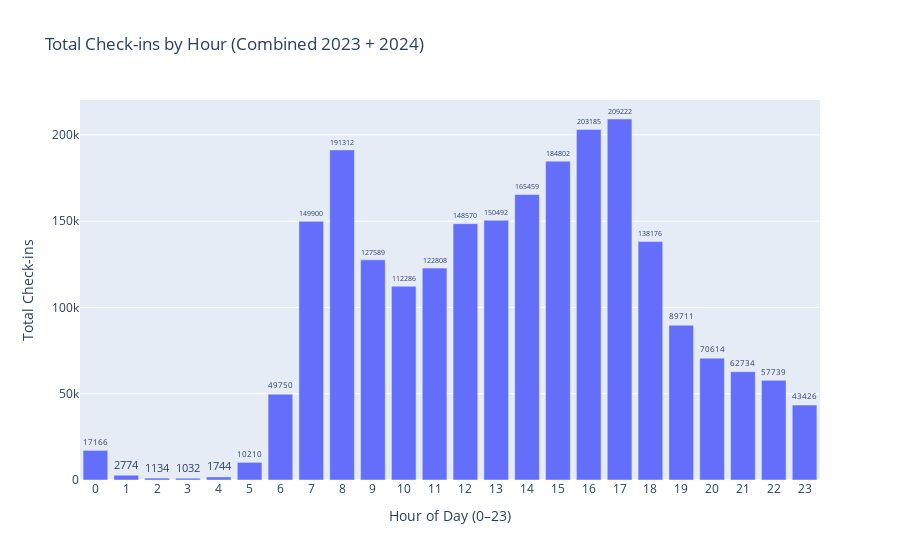
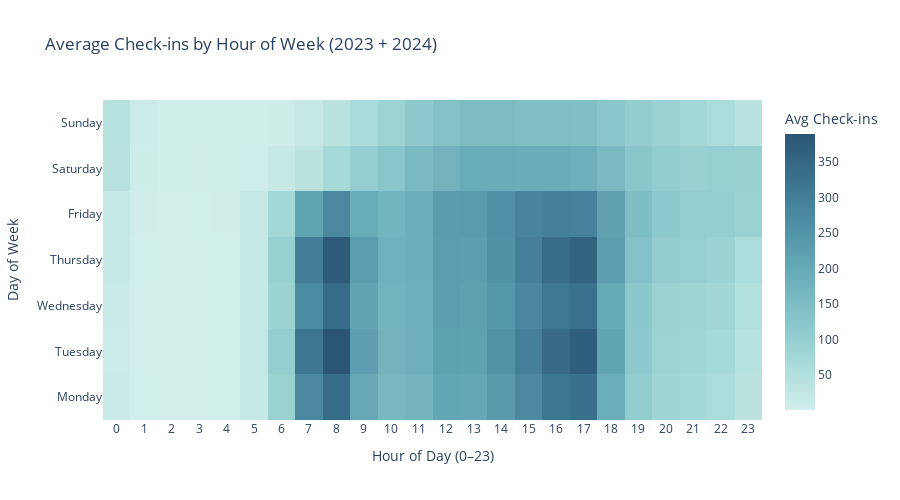

These figures' notebook cell, in order:
### Code cell
import pandas as pd
import numpy as np
import plotly.express as px
import plotly.graph_objects as go
import matplotlib.pyplot as plt
from scipy import stats

df23 = pd.read_csv(r"C:\Users\inika\OneDrive\Έγγραφα\MSc TIL\Y1\TIL6022\Instappers_per_uur_export_2023.csv")
df24 = pd.read_csv(r"C:\Users\inika\OneDrive\Έγγραφα\MSc TIL\Y1\TIL6022\Instappers_per_uur_export_V3_2024.csv") 

df23["Datum"] = pd.to_datetime(df23["Datum"], format="%d/%m/%Y")
df24["Datum"] = pd.to_datetime(df24["Datum"], format="%d-%m-%Y")

for df in (df23, df24):
    df["Uur"] = df["Uur"].astype(int)
    df["Aantal_check_ins"] = pd.to_numeric(df["Aantal_check_ins"], errors="coerce")

df = pd.concat([df23, df24], ignore_index=True)

df["weekday"] = df["Datum"].dt.weekday  # 0=Mon, 6=Sun
df["weekday_name"] = df["Datum"].dt.day_name()
df["hour_of_week"] = df["weekday"] * 24 + df["Uur"]  # 0-167


hour_totals = df.groupby("Uur", as_index=False)["Aantal_check_ins"].sum().sort_values("Uur")

fig = px.bar(hour_totals, x="Uur", y="Aantal_check_ins",
             labels={"Uur": "Hour of Day (0–23)", "Aantal_check_ins": "Total Check-ins"},
             title="Total Check-ins by Hour (Combined 2023 + 2024)")

fig.update_xaxes(tickmode="array",
                 tickvals=list(range(24)),
                 ticktext=[str(h) for h in range(24)],
                 range=[-0.5, 23.5])

fig.update_traces(text=hour_totals["Aantal_check_ins"].round(0).astype(int),
                  textposition="outside",
                  cliponaxis=False)

fig.show()

plt.figure(figsize=(12, 6))
plt.bar(hour_totals["Uur"], hour_totals["Aantal_check_ins"], color="#2a9d8f", width=0.8)
plt.xticks(range(0, 24))
plt.xlabel("Hour of Day (0–23)", fontsize=12)
plt.ylabel("Total Check-ins", fontsize=12)
plt.title("Total Check-ins by Hour (Combined 2023 + 2024)", fontsize=14, fontweight="bold")
plt.grid(axis='y', alpha=0.3, linestyle='--')
plt.tight_layout()
plt.show()

heatmap_data = df.groupby(["weekday", "Uur"], as_index=False)["Aantal_check_ins"].mean()

heatmap_pivot = heatmap_data.pivot(index="weekday", columns="Uur", values="Aantal_check_ins")

weekday_labels = ["Monday", "Tuesday", "Wednesday", "Thursday", "Friday", "Saturday", "Sunday"]
heatmap_pivot.index = [weekday_labels[i] for i in heatmap_pivot.index]

fig_heatmap = go.Figure(data=go.Heatmap(
    z=heatmap_pivot.values,
    x=heatmap_pivot.columns,
    y=heatmap_pivot.index,
    colorscale="Teal",
    colorbar=dict(title="Avg Check-ins")
))

fig_heatmap.update_layout(
    title="Average Check-ins by Hour of Week (2023 + 2024)",
    xaxis_title="Hour of Day (0–23)",
    yaxis_title="Day of Week",
    xaxis=dict(tickmode="linear", tick0=0, dtick=1),
    height=500
)

fig_heatmap.show()

peak_hours = [7, 8, 16, 17, 18]
df["is_peak"] = df["Uur"].isin(peak_hours)

df_dayhour = df.groupby(["Datum", "Uur", "is_peak"], as_index=False)["Aantal_check_ins"].sum()

peak_checkins = df_dayhour.loc[df_dayhour["is_peak"] == True, "Aantal_check_ins"]
offpeak_checkins = df_dayhour.loc[df_dayhour["is_peak"] == False, "Aantal_check_ins"]

avg_peak = peak_checkins.mean()
avg_offpeak = offpeak_checkins.mean()

t_stat, p_ttest = stats.ttest_ind(peak_checkins, offpeak_checkins)

u_stat, p_mannwhitney = stats.mannwhitneyu(peak_checkins, offpeak_checkins, alternative='two-sided')

bins = [0, df_dayhour["Aantal_check_ins"].quantile(0.33), 
        df_dayhour["Aantal_check_ins"].quantile(0.67), 
        df_dayhour["Aantal_check_ins"].max() + 1]
df_dayhour["checkin_category"] = pd.cut(df_dayhour["Aantal_check_ins"], bins=bins, labels=["Low", "Medium", "High"])

contingency = pd.crosstab(df_dayhour["is_peak"], df_dayhour["checkin_category"])
chi2_stat, p_chi2, dof, expected = stats.chi2_contingency(contingency)

print("="*60)
print("STATISTICAL SIGNIFICANCE TEST: Peak vs Off-Peak Hours")
print("="*60)
print(f"Peak hours defined as: {peak_hours}")
print(f"\nAverage check-ins during PEAK hours: {avg_peak:.2f}")
print(f"Average check-ins during OFF-PEAK hours: {avg_offpeak:.2f}")
print(f"Difference (Peak - Off-Peak): {avg_peak - avg_offpeak:.2f}")
print(f"\n--- Independent Samples t-test ---")
print(f"t-statistic: {t_stat:.4f}")
print(f"p-value: {p_ttest:.4e}")
print(f"Result: {'SIGNIFICANT' if p_ttest < 0.05 else 'NOT significant'} at α=0.05")
print(f"\n--- Mann-Whitney U test (non-parametric) ---")
print(f"U-statistic: {u_stat:.4f}")
print(f"p-value: {p_mannwhitney:.4e}")
print(f"Result: {'SIGNIFICANT' if p_mannwhitney < 0.05 else 'NOT significant'} at α=0.05")
print(f"\n--- Chi-squared test (categorical) ---")
print(f"Chi-squared statistic: {chi2_stat:.4f}")
print(f"p-value: {p_chi2:.4e}")
print(f"Degrees of freedom: {dof}")
print(f"Result: {'SIGNIFICANT' if p_chi2 < 0.05 else 'NOT significant'} at α=0.05")
print("="*60)

plt.figure(figsize=(10, 5))
plt.hist(peak_checkins, bins=30, alpha=0.6, label=f'Peak (μ={avg_peak:.1f})', color='#e76f51')
plt.hist(offpeak_checkins, bins=30, alpha=0.6, label=f'Off-Peak (μ={avg_offpeak:.1f})', color='#2a9d8f')
plt.xlabel('Check-ins per Hour', fontsize=12)
plt.ylabel('Frequency', fontsize=12)
plt.title('Distribution of Check-ins: Peak vs Off-Peak Hours', fontsize=14, fontweight='bold')
plt.legend()
plt.grid(axis='y', alpha=0.3)
plt.tight_layout()
plt.show()

### Figure 1 — Plotly figure (JSON) as saved in the notebook; plotly's stock layout.template omitted (floating-point values rounded to 4 significant figures)
{"data": [{"alignmentgroup": "True", "cliponaxis": false, "hovertemplate": "Hour of Day (0–23)=%{x}<br>Total Check-ins=%{y}<extra></extra>", "legendgroup": "", "marker": {"color": "#636efa", "pattern": {"shape": ""}}, "name": "", "offsetgroup": "", "orientation": "v", "showlegend": false, "text": [17166, 2774, 1134, 1032, 1744, 10210, 49750, 149900, 191312, 127589, 112286, 122808, 148570, 150492, 165459, 184802, 203185, 209222, 138176, 89711, 70614, 62734, 57739, 43426], "textposition": "outside", "type": "bar", "x": [0, 1, 2, 3, 4, 5, 6, 7, 8, 9, 10, 11, 12, 13, 14, 15, 16, 17, 18, 19, 20, 21, 22, 23], "xaxis": "x", "y": [17170.0, 2774.0, 1134.0, 1032.0, 1744.0, 10210.0, 49750.0, 149900.0, 191300.0, 127589, 112300.0, 122800.0, 148600.0, 150492, 165500.0, 184800.0, 203200.0, 209200.0, 138200.0, 89710.0, 70610.0, 62730.0, 57740.0, 43426], "yaxis": "y"}], "layout": {"barmode": "relative", "legend": {"tracegroupgap": 0}, "title": {"text": "Total Check-ins by Hour (Combined 2023 + 2024)"}, "xaxis": {"anchor": "y", "domain": [0, 1], "range": [-0.5, 23.5], "tickmode": "array", "ticktext": ["0", "1", "2", "3", "4", "5", "6", "7", "8", "9", "10", "11", "12", "13", "14", "15", "16", "17", "18", "19", "20", "21", "22", "23"], "tickvals": [0, 1, 2, 3, 4, 5, 6, 7, 8, 9, 10, 11, 12, 13, 14, 15, 16, 17, 18, 19, 20, 21, 22, 23], "title": {"text": "Hour of Day (0–23)"}}, "yaxis": {"anchor": "x", "domain": [0, 1], "title": {"text": "Total Check-ins"}}}}

### Figure 2 — Plotly figure (JSON) as saved in the notebook; plotly's stock layout.template omitted (floating-point values rounded to 4 significant figures; data arrays with more than 128 entries replaced by an {"elided": "..."} marker saying what was removed)
{"data": [{"colorbar": {"title": {"text": "Avg Check-ins"}}, "colorscale": [[0, "rgb(209, 238, 234)"], [0.1667, "rgb(168, 219, 217)"], [0.3333, "rgb(133, 196, 201)"], [0.5, "rgb(104, 171, 184)"], [0.6667, "rgb(79, 144, 166)"], [0.8333, "rgb(59, 115, 143)"], [1, "rgb(42, 86, 116)"]], "type": "heatmap", "x": [0, 1, 2, 3, 4, 5, 6, 7, 8, 9, 10, 11, 12, 13, 14, 15, 16, 17, 18, 19, 20, 21, 22, 23], "y": ["Monday", "Tuesday", "Wednesday", "Thursday", "Friday", "Saturday", "Sunday"], "z": {"elided": "7x24 float values"}}], "layout": {"height": 500, "title": {"text": "Average Check-ins by Hour of Week (2023 + 2024)"}, "xaxis": {"dtick": 1, "tick0": 0, "tickmode": "linear", "title": {"text": "Hour of Day (0–23)"}}, "yaxis": {"title": {"text": "Day of Week"}}}}
